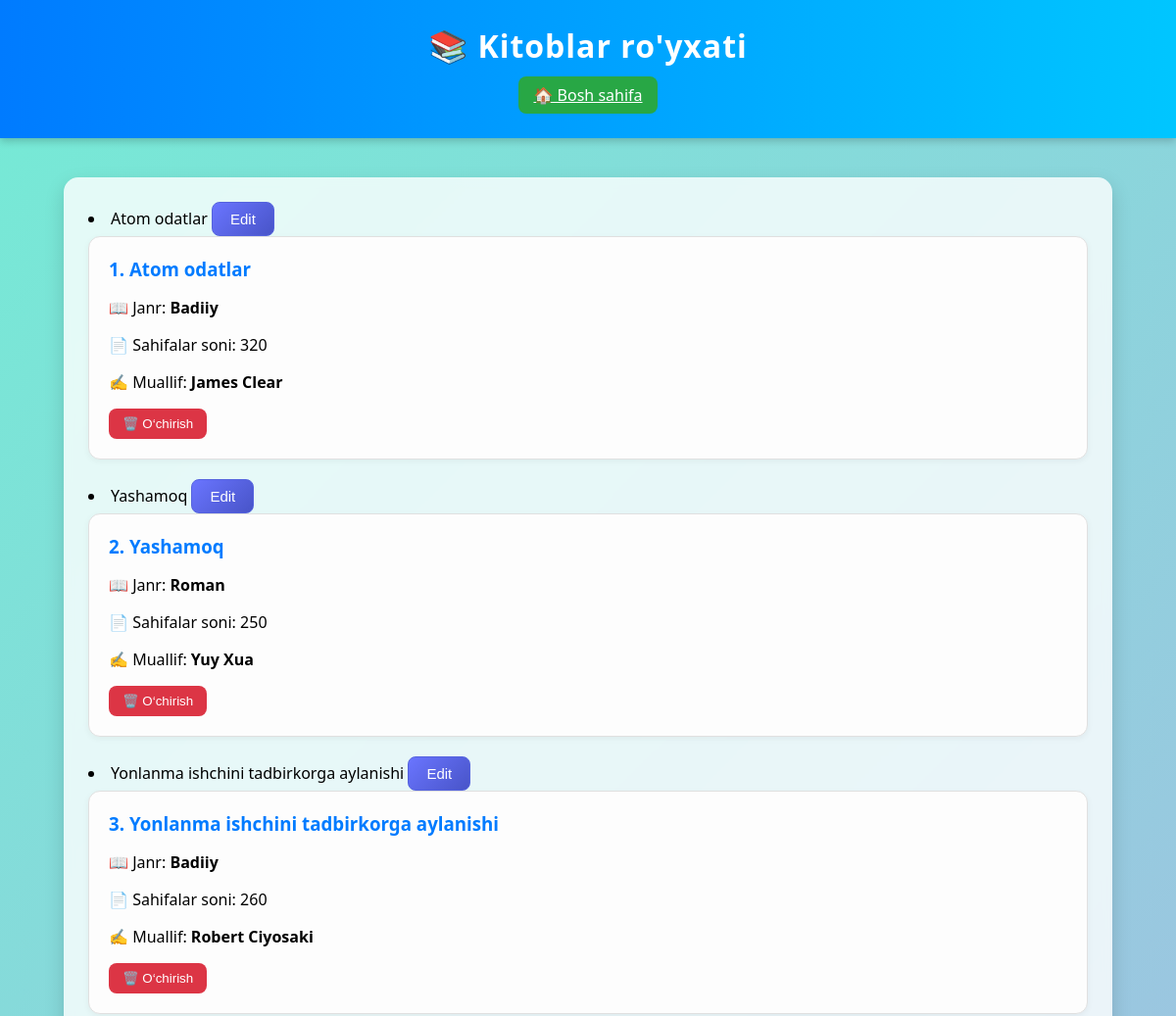
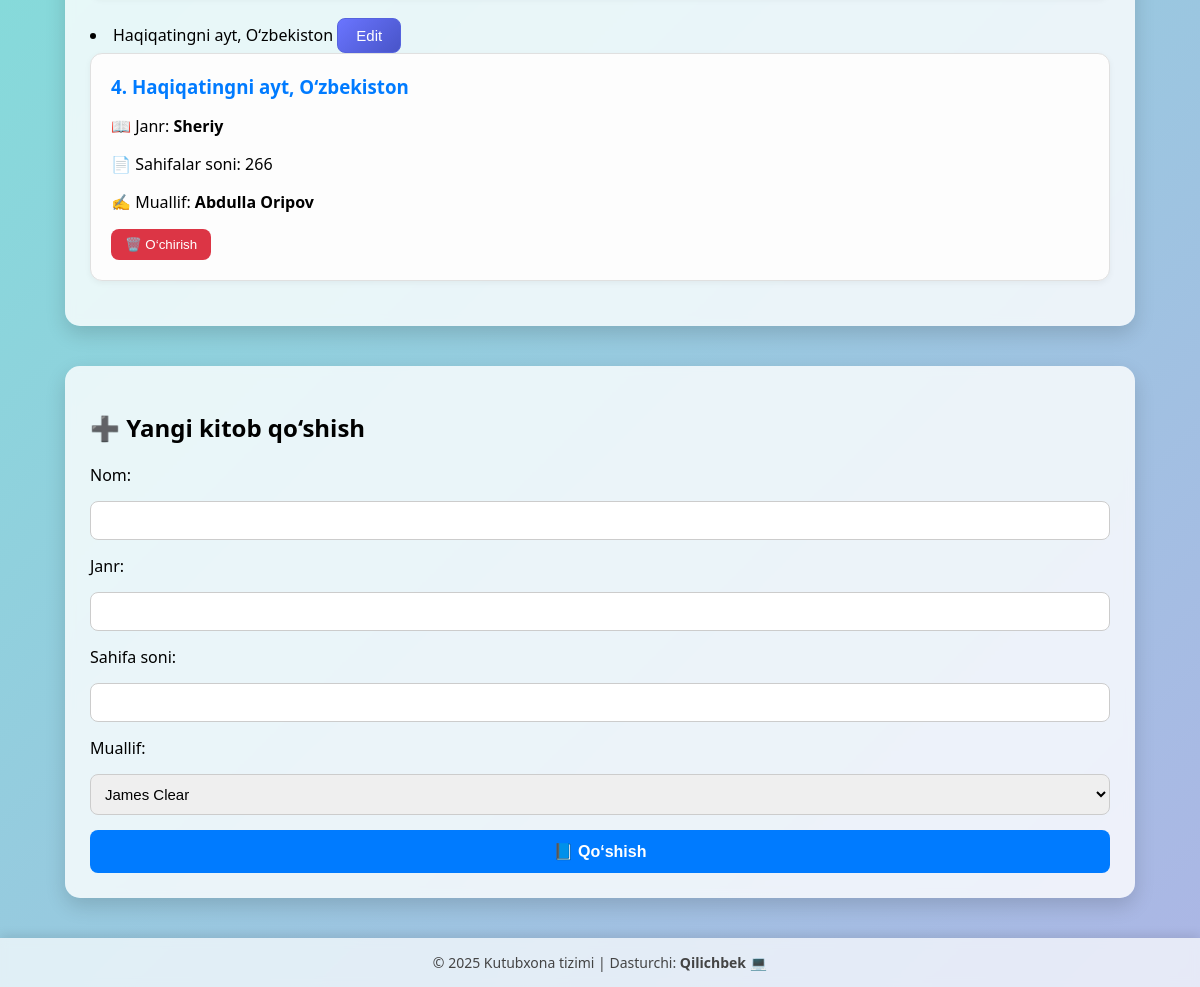
Page /kitoblar/ on the earlier database version (2 pictures, top to bottom).
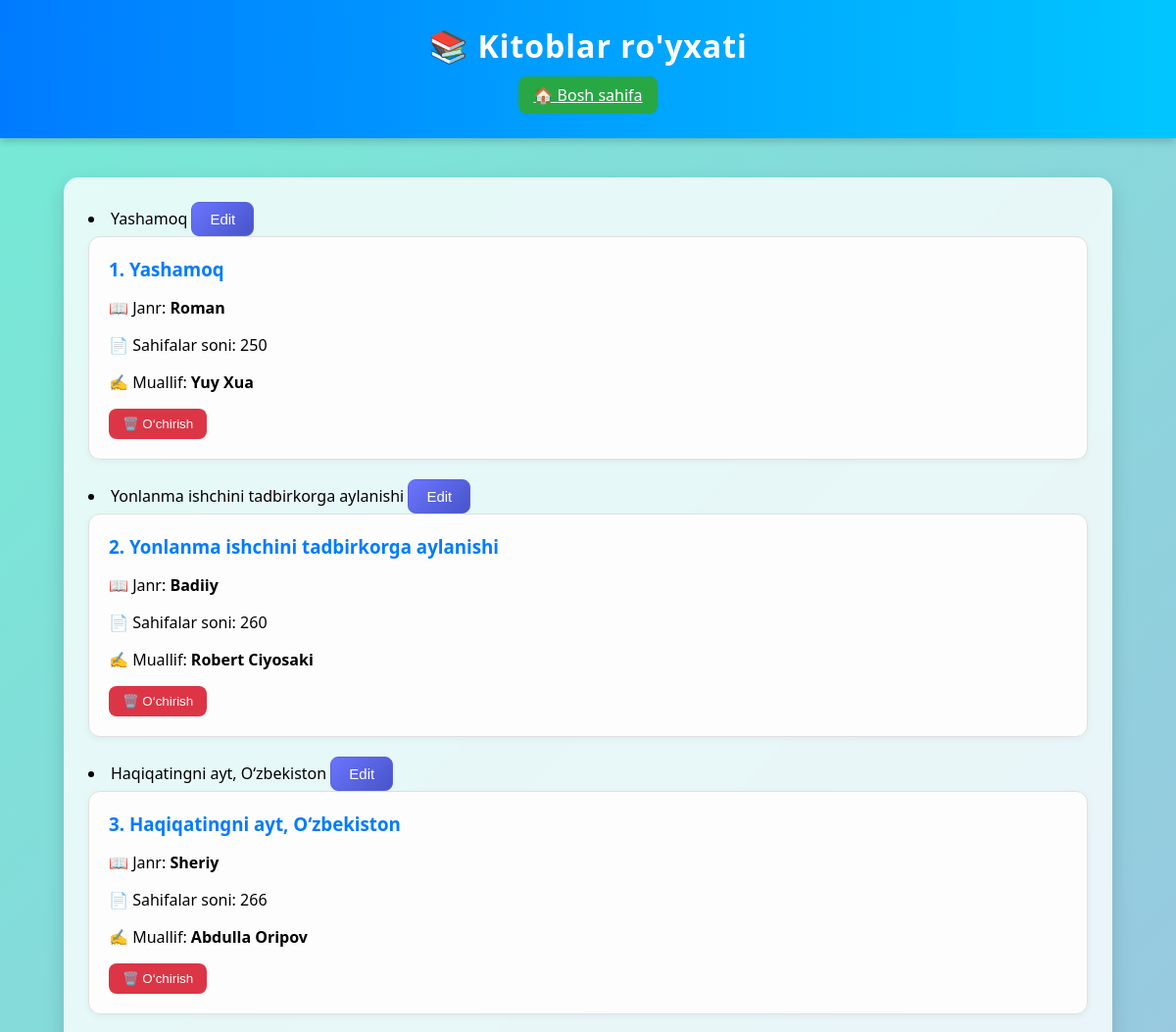
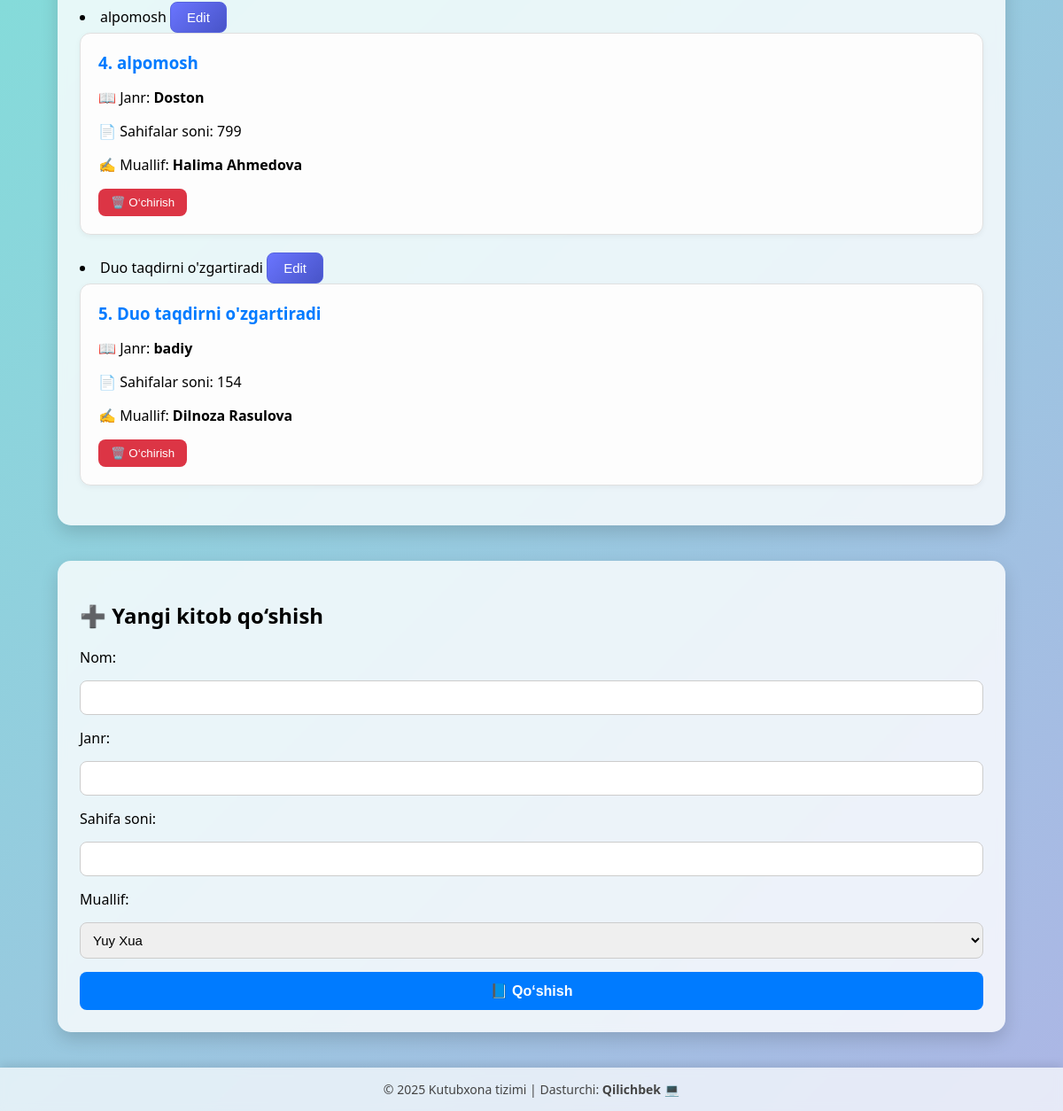
Same page on the later database version (2 pictures, top to bottom).
### main/models.py (models this page shows, shortened)
class Kitob(models.Model):
    nom = models.CharField(max_length=255)
    janr = models.CharField(max_length=50)
    sahifa = models.PositiveSmallIntegerField()
    muallif = models.ForeignKey(Muallif, on_delete=models.SET_NULL, null=True)
    class Meta:
        verbose_name_plural = 'Kitoblar'

class Muallif(models.Model):
    objects: models.Manager['Muallif']  # type hint (IDE uchun)
    class JINS_CHOICES(models.TextChoices):
        ERKAK = "Erkak","Erkak"
        AYOL = "Ayol", "Ayol"
    ism = models.CharField(max_length=255)
    jins = models.CharField(max_length=20, choices=JINS_CHOICES.choices)
    t_sana = models.DateField(blank=True, null=True)
    kitob_soni = models.PositiveSmallIntegerField(default=1)
    tirik = models.BooleanField(default=False)
    class Meta:
        verbose_name_plural = 'Mualliflar'

### main/views.py (the view, shortened to what this page needs)
# urls.py: path('kitoblar/', kitoblar_view),
def kitoblar_view(request):
    kitoblar = Kitob.objects.all()
    mualliflar = Muallif.objects.all()
    context = {
        'kitoblar':kitoblar,
        'mualliflar':mualliflar,
    }
    return render(request,'kitoblar.html',context)

### templates/kitoblar.html (shortened to what this page needs)
<!DOCTYPE html>
<html lang="uz">
<head>
</head>
<body>
    <header>
        <h1>📚 Kitoblar ro'yxati</h1>
        <a class="home-link" href="/">🏠 Bosh sahifa</a>
    </header>
    <main>
        {% for kitob in kitoblar %}
        <li>
            {{ kitob.nom }}
            <a href="">
                 <button style="
    border: 1px solid #5563DE;
    background: linear-gradient(135deg, #6A75FF, #4854C8);
    color: white;
    padding: 8px 18px;
    border-radius: 8px;
    font-family: 'Poppins', sans-serif;
    font-size: 15px;
    cursor: pointer;
    transition: all 0.3s ease;
">
  Edit
</button>
            </a>
        </li>
            <div class="book">
                <h3>{{ forloop.counter }}. <a href="/kitoblar/{{ kitob.id }}/">{{ kitob.nom }}</a></h3>
                <p>📖 Janr: <strong>{{ kitob.janr }}</strong></p>
                <p>📄 Sahifalar soni: {{ kitob.sahifa }}</p>
                <p>✍️ Muallif: <strong>{{ kitob.muallif.ism }}</strong></p>
                <a href="/kitoblar/{{ kitob.id }}/delete/confirm/">
                    <button>🗑️ O‘chirish</button>
                </a>
            </div>
        {% empty %}
            <p class="no-books">📚 Hozircha hech qanday kitob mavjud emas.</p>
        {% endfor %}
    </main>
    <section class="form-container">
        <h2>➕ Yangi kitob qo‘shish</h2>
        <form method="post">
            <label for="nom">Nom:</label>
            <input id="nom" type="text" name="nom" required>
            <label for="janr">Janr:</label>
            <input id="janr" type="text" name="janr" required>
            <label for="sahifa">Sahifa soni:</label>
            <input id="sahifa" type="number" name="sahifa" required>
            <label for="muallif">Muallif:</label>
            <select name="muallif_id" id="muallif" required>
                {% for muallif in mualliflar %}
                    <option value="{{ muallif.id }}">{{ muallif.ism }}</option>
                {% endfor %}
            </select>
            <button type="submit" class="submit-btn">📘 Qo‘shish</button>
        </form>
    </section>
    <footer>
        © 2025 Kutubxona tizimi | Dasturchi: <strong>Qilichbek</strong> 💻
    </footer>
</body>
</html>

### templates/kitoblar.html (style rules this page uses)
body { font-family: "Poppins", "Segoe UI", Arial, sans-serif; background: linear-gradient(135deg, #74ebd5, #ACB6E5); margin: 0; padding: 0; }
header { background: linear-gradient(90deg, #007bff, #00c6ff); color: white; text-align: center; padding: 25px 10px; box-shadow: 0 3px 8px rgba(0,0,0,0.2); }
header h1 { margin: 0; font-size: 2em; letter-spacing: 1px; }
.home-link { display: inline-block; margin-top: 10px; color: white; background-color: #28a745; padding: 8px 15px; border-radius: 8px; font-weight: 500; transition: all 0.3s ease; }
main { width: 85%; margin: 40px auto; background-color: #ffffffcc; backdrop-filter: blur(5px); padding: 25px; border-radius: 15px; box-shadow: 0 8px 20px rgba(0,0,0,0.15); }
.book { background-color: #fdfdfd; border: 1px solid #e0e0e0; padding: 20px; margin-bottom: 20px; border-radius: 12px; transition: 0.3s; box-shadow: 0 2px 6px rgba(0,0,0,0.05); }
.book h3 { margin: 0 0 10px; color: #007bff; }
.book a { color: #007bff; text-decoration: none; }
button { background-color: #dc3545; color: white; border: none; padding: 8px 14px; border-radius: 8px; cursor: pointer; font-weight: 500; transition: 0.3s; }
.form-container { width: 85%; margin: 40px auto; background: #ffffffcc; backdrop-filter: blur(5px); padding: 25px; border-radius: 15px; box-shadow: 0 8px 20px rgba(0,0,0,0.15); }
form { display: flex; flex-direction: column; gap: 15px; }
input, select { padding: 10px; border: 1px solid #ccc; border-radius: 8px; font-size: 15px; width: 100%; box-sizing: border-box; transition: 0.3s; }
.submit-btn { background-color: #007bff; color: white; border: none; padding: 12px; border-radius: 8px; cursor: pointer; font-size: 16px; font-weight: 600; transition: all 0.3s ease; }
footer { text-align: center; padding: 15px; background-color: rgba(255,255,255,0.7); backdrop-filter: blur(4px); color: #444; margin-top: 40px; font-size: 14px; box-shadow: 0 -3px 10px rgba(0,0,0,0.1); }

Differences in the rows shown:
removed Kitob: nom "Atom odatlar", janr "Badiiy", sahifa "320", muallif.ism "James Clear"
added Kitob: nom "alpomosh", janr "Doston", sahifa "799", muallif.ism "Halima Ahmedova"
added Kitob: nom "Duo taqdirni o'zgartiradi", janr "badiy", sahifa "154", muallif.ism "Dilnoza Rasulova"
Other differences:
form field muallif_id: "James Clear" → "Yuy Xua"
